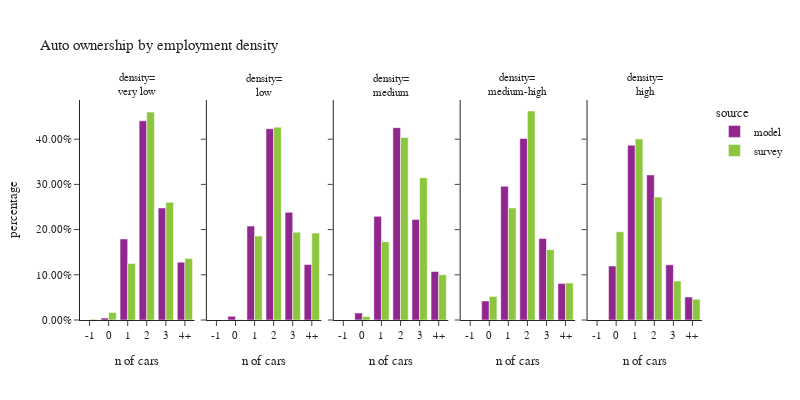

Notebook source saved alongside this figure:
### Code cell
plot_auto(hh.dropna(subset=['emp_density_group']),'emp_density_group','employment density','density')

### Figure 1 — Plotly figure (JSON) as saved in the notebook; plotly's stock layout.template omitted (floating-point values rounded to 4 significant figures)
{"data": [{"alignmentgroup": "True", "customdata": [[0], [24449], [1013139], [2490087], [1401015], [723636]], "hovertemplate": "source=model<br>emp_density_group=very low<br>auto_ownership_simple=%{x}<br>percentage=%{y}<br>sample count=%{customdata[0]}<extra></extra>", "legendgroup": "model", "marker": {"color": "#91268F", "pattern": {"shape": ""}}, "name": "model", "offsetgroup": "model", "orientation": "v", "showlegend": true, "textposition": "auto", "type": "bar", "x": ["-1", "0", "1", "2", "3", "4+"], "xaxis": "x", "y": [0.0, 0.004325, 0.1792, 0.4405, 0.2479, 0.128], "yaxis": "y"}, {"alignmentgroup": "True", "customdata": [[0], [20120], [518106], [1054893], [593468], [305982]], "hovertemplate": "source=model<br>emp_density_group=low<br>auto_ownership_simple=%{x}<br>percentage=%{y}<br>sample count=%{customdata[0]}<extra></extra>", "legendgroup": "model", "marker": {"color": "#91268F", "pattern": {"shape": ""}}, "name": "model", "offsetgroup": "model", "orientation": "v", "showlegend": false, "textposition": "auto", "type": "bar", "x": ["-1", "0", "1", "2", "3", "4+"], "xaxis": "x2", "y": [0.0, 0.008072, 0.2079, 0.4232, 0.2381, 0.1228], "yaxis": "y2"}, {"alignmentgroup": "True", "customdata": [[0], [124472], [1868062], [3465854], [1811612], [874427]], "hovertemplate": "source=model<br>emp_density_group=medium<br>auto_ownership_simple=%{x}<br>percentage=%{y}<br>sample count=%{customdata[0]}<extra></extra>", "legendgroup": "model", "marker": {"color": "#91268F", "pattern": {"shape": ""}}, "name": "model", "offsetgroup": "model", "orientation": "v", "showlegend": false, "textposition": "auto", "type": "bar", "x": ["-1", "0", "1", "2", "3", "4+"], "xaxis": "x3", "y": [0.0, 0.01528, 0.2294, 0.4255, 0.2224, 0.1074], "yaxis": "y3"}, {"alignmentgroup": "True", "customdata": [[0], [342089], [2408549], [3270389], [1466449], [656629]], "hovertemplate": "source=model<br>emp_density_group=medium-high<br>auto_ownership_simple=%{x}<br>percentage=%{y}<br>sample count=%{customdata[0]}<extra></extra>", "legendgroup": "model", "marker": {"color": "#91268F", "pattern": {"shape": ""}}, "name": "model", "offsetgroup": "model", "orientation": "v", "showlegend": false, "textposition": "auto", "type": "bar", "x": ["-1", "0", "1", "2", "3", "4+"], "xaxis": "x4", "y": [0.0, 0.042, 0.2957, 0.4016, 0.1801, 0.08063], "yaxis": "y4"}, {"alignmentgroup": "True", "customdata": [[0], [973357], [3150429], [2613686], [994122], [412793]], "hovertemplate": "source=model<br>emp_density_group=high<br>auto_ownership_simple=%{x}<br>percentage=%{y}<br>sample count=%{customdata[0]}<extra></extra>", "legendgroup": "model", "marker": {"color": "#91268F", "pattern": {"shape": ""}}, "name": "model", "offsetgroup": "model", "orientation": "v", "showlegend": false, "textposition": "auto", "type": "bar", "x": ["-1", "0", "1", "2", "3", "4+"], "xaxis": "x5", "y": [0.0, 0.1195, 0.3868, 0.3209, 0.1221, 0.05068], "yaxis": "y5"}, {"alignmentgroup": "True", "customdata": [[10], [90], [1978], [3391], [1312], [434]], "hovertemplate": "source=survey<br>emp_density_group=very low<br>auto_ownership_simple=%{x}<br>percentage=%{y}<br>sample count=%{customdata[0]}<extra></extra>", "legendgroup": "survey", "marker": {"color": "#8CC63E", "pattern": {"shape": ""}}, "name": "survey", "offsetgroup": "survey", "orientation": "v", "showlegend": true, "textposition": "auto", "type": "bar", "x": ["-1", "0", "1", "2", "3", "4+"], "xaxis": "x", "y": [0.001717, 0.01683, 0.1251, 0.4599, 0.2603, 0.1363], "yaxis": "y"}, {"alignmentgroup": "True", "customdata": [[0], [23], [777], [1780], [718], [455]], "hovertemplate": "source=survey<br>emp_density_group=low<br>auto_ownership_simple=%{x}<br>percentage=%{y}<br>sample count=%{customdata[0]}<extra></extra>", "legendgroup": "survey", "marker": {"color": "#8CC63E", "pattern": {"shape": ""}}, "name": "survey", "offsetgroup": "survey", "orientation": "v", "showlegend": false, "textposition": "auto", "type": "bar", "x": ["-1", "0", "1", "2", "3", "4+"], "xaxis": "x2", "y": [0.0, 0.001328, 0.1856, 0.4266, 0.1941, 0.1923], "yaxis": "y2"}, {"alignmentgroup": "True", "customdata": [[0], [126], [2955], [4540], [1774], [595]], "hovertemplate": "source=survey<br>emp_density_group=medium<br>auto_ownership_simple=%{x}<br>percentage=%{y}<br>sample count=%{customdata[0]}<extra></extra>", "legendgroup": "survey", "marker": {"color": "#8CC63E", "pattern": {"shape": ""}}, "name": "survey", "offsetgroup": "survey", "orientation": "v", "showlegend": false, "textposition": "auto", "type": "bar", "x": ["-1", "0", "1", "2", "3", "4+"], "xaxis": "x3", "y": [0.0, 0.007727, 0.1733, 0.4038, 0.3149, 0.1003], "yaxis": "y3"}, {"alignmentgroup": "True", "customdata": [[0], [608], [5651], [5327], [1071], [547]], "hovertemplate": "source=survey<br>emp_density_group=medium-high<br>auto_ownership_simple=%{x}<br>percentage=%{y}<br>sample count=%{customdata[0]}<extra></extra>", "legendgroup": "survey", "marker": {"color": "#8CC63E", "pattern": {"shape": ""}}, "name": "survey", "offsetgroup": "survey", "orientation": "v", "showlegend": false, "textposition": "auto", "type": "bar", "x": ["-1", "0", "1", "2", "3", "4+"], "xaxis": "x4", "y": [0.0, 0.05223, 0.248, 0.4623, 0.1556, 0.08179], "yaxis": "y4"}, {"alignmentgroup": "True", "customdata": [[0], [5098], [12537], [4641], [912], [331]], "hovertemplate": "source=survey<br>emp_density_group=high<br>auto_ownership_simple=%{x}<br>percentage=%{y}<br>sample count=%{customdata[0]}<extra></extra>", "legendgroup": "survey", "marker": {"color": "#8CC63E", "pattern": {"shape": ""}}, "name": "survey", "offsetgroup": "survey", "orientation": "v", "showlegend": false, "textposition": "auto", "type": "bar", "x": ["-1", "0", "1", "2", "3", "4+"], "xaxis": "x5", "y": [0.0, 0.1951, 0.4007, 0.2719, 0.08628, 0.04608], "yaxis": "y5"}], "layout": {"annotations": [{"font": {}, "showarrow": false, "text": "density=<br>very low", "x": 0.092, "xanchor": "center", "xref": "paper", "y": 1.0, "yanchor": "bottom", "yref": "paper"}, {"font": {}, "showarrow": false, "text": "density=<br>low", "x": 0.296, "xanchor": "center", "xref": "paper", "y": 1.0, "yanchor": "bottom", "yref": "paper"}, {"font": {}, "showarrow": false, "text": "density=<br>medium", "x": 0.5, "xanchor": "center", "xref": "paper", "y": 1.0, "yanchor": "bottom", "yref": "paper"}, {"font": {}, "showarrow": false, "text": "density=<br>medium-high", "x": 0.704, "xanchor": "center", "xref": "paper", "y": 1.0, "yanchor": "bottom", "yref": "paper"}, {"font": {}, "showarrow": false, "text": "density=<br>high", "x": 0.908, "xanchor": "center", "xref": "paper", "y": 1.0, "yanchor": "bottom", "yref": "paper"}], "barmode": "group", "font": {"size": 11}, "height": 400, "legend": {"title": {"text": "source"}, "tracegroupgap": 0}, "title": {"text": "Auto ownership by employment density"}, "width": 800, "xaxis": {"anchor": "y", "domain": [0.0, 0.184], "title": {"text": "n of cars"}}, "xaxis2": {"anchor": "y2", "domain": [0.204, 0.388], "matches": "x", "title": {"text": "n of cars"}}, "xaxis3": {"anchor": "y3", "domain": [0.408, 0.592], "matches": "x", "title": {"text": "n of cars"}}, "xaxis4": {"anchor": "y4", "domain": [0.612, 0.796], "matches": "x", "title": {"text": "n of cars"}}, "xaxis5": {"anchor": "y5", "domain": [0.816, 1.0], "matches": "x", "title": {"text": "n of cars"}}, "yaxis": {"anchor": "x", "domain": [0.0, 1.0], "tickformat": ".2%", "title": {"text": "percentage"}}, "yaxis2": {"anchor": "x2", "domain": [0.0, 1.0], "matches": "y", "showticklabels": false}, "yaxis3": {"anchor": "x3", "domain": [0.0, 1.0], "matches": "y", "showticklabels": false}, "yaxis4": {"anchor": "x4", "domain": [0.0, 1.0], "matches": "y", "showticklabels": false}, "yaxis5": {"anchor": "x5", "domain": [0.0, 1.0], "matches": "y", "showticklabels": false}}}
